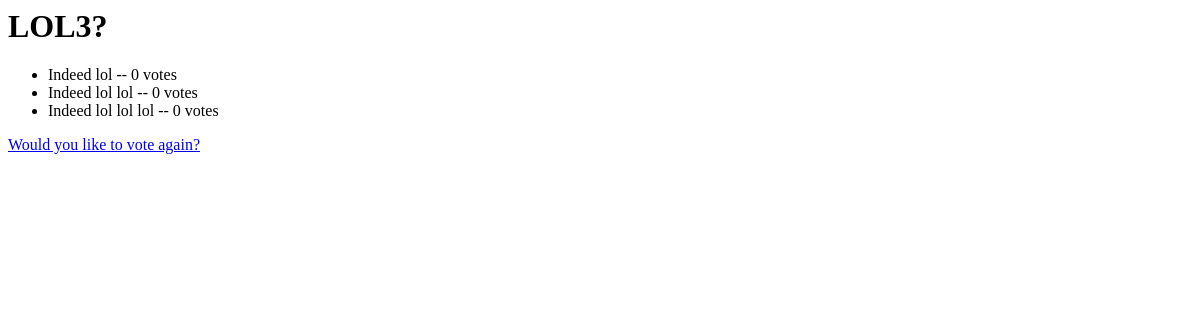
The app's page /polls/3/results/, older data.
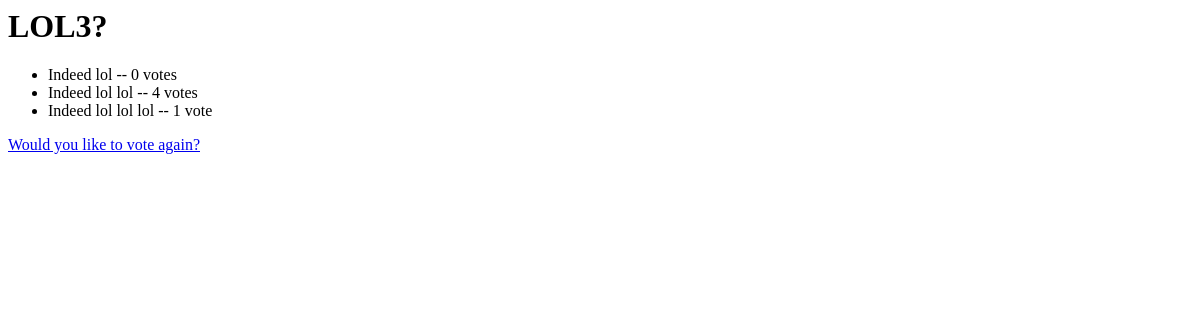
The same page, newer data.
### polls/models.py (models this page shows, shortened)
class Question(models.Model):
    question_text = models.CharField(max_length=200)
    pub_date = models.DateTimeField("date published")

class Choice(models.Model):
    question = models.ForeignKey(Question, on_delete=models.CASCADE)
    choice_text = models.CharField(max_length=200)
    votes = models.IntegerField(default = 0)

### polls/views.py (the view)
# urls.py: path("<int:question_id>/results/",views.results, name = "results"),
def results(request,question_id):
    question = get_object_or_404(Question,pk=question_id)
    return render(request,"polls/results.html",{
        "question":question
    })

### polls/templates/polls/results.html
<h1>{{question.question_text}}</h1>
<ul>
    {% for choice in question.choice_set.all  %}
        <li>{{choice.choice_text}} -- {{ choice.votes }} vote{{choice.votes|pluralize}} </li>
    {% endfor %}
</ul>
<a href="{% url 'polls:index' %}"> Would you like to vote again? </a>

Row changes from the older to the newer data that the page shows:
changed Choice "Indeed lol lol": votes "0" → "4"
changed Choice "Indeed lol lol lol": votes "0" → "1"
